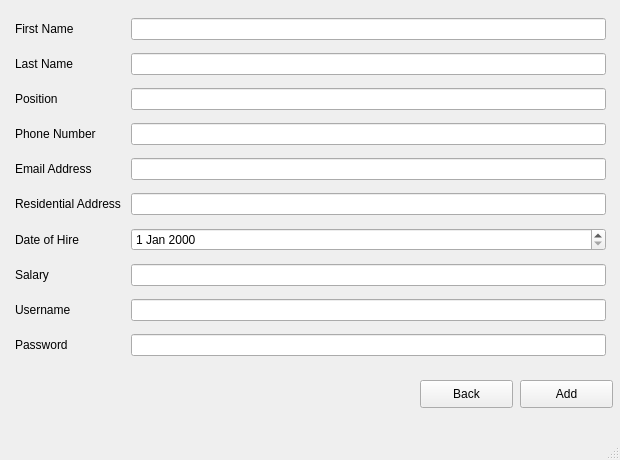
<?xml version="1.0" encoding="UTF-8"?>
<ui version="4.0">
 <class>MainWindow</class>
 <widget class="QMainWindow" name="MainWindow">
  <property name="geometry">
   <rect>
    <x>0</x>
    <y>0</y>
    <width>620</width>
    <height>460</height>
   </rect>
  </property>
  <property name="sizePolicy">
   <sizepolicy hsizetype="Fixed" vsizetype="Fixed">
    <horstretch>0</horstretch>
    <verstretch>0</verstretch>
   </sizepolicy>
  </property>
  <property name="windowTitle">
   <string>Add Staff</string>
  </property>
  <widget class="QWidget" name="centralwidget">
   <widget class="QPushButton" name="addStaffButton">
    <property name="geometry">
     <rect>
      <x>520</x>
      <y>380</y>
      <width>93</width>
      <height>28</height>
     </rect>
    </property>
    <property name="text">
     <string>Add</string>
    </property>
   </widget>
   <widget class="QPushButton" name="backButton">
    <property name="geometry">
     <rect>
      <x>420</x>
      <y>380</y>
      <width>93</width>
      <height>28</height>
     </rect>
    </property>
    <property name="text">
     <string>Back</string>
    </property>
   </widget>
   <widget class="QWidget" name="gridLayoutWidget">
    <property name="geometry">
     <rect>
      <x>10</x>
      <y>10</y>
      <width>601</width>
      <height>361</height>
     </rect>
    </property>
    <layout class="QGridLayout" name="gridLayout" rowstretch="0,0,0,0,0,0,0,0,0,0" columnstretch="0,0">
     <property name="leftMargin">
      <number>5</number>
     </property>
     <property name="rightMargin">
      <number>5</number>
     </property>
     <property name="horizontalSpacing">
      <number>10</number>
     </property>
     <property name="verticalSpacing">
      <number>5</number>
     </property>
     <item row="0" column="0">
      <widget class="QLabel" name="label_4">
       <property name="text">
        <string>First Name</string>
       </property>
      </widget>
     </item>
     <item row="0" column="1">
      <widget class="QLineEdit" name="lineEdit_7"/>
     </item>
     <item row="8" column="1">
      <widget class="QLineEdit" name="lineEdit_8"/>
     </item>
     <item row="5" column="0">
      <widget class="QLabel" name="label_2">
       <property name="text">
        <string>Residential Address</string>
       </property>
      </widget>
     </item>
     <item row="6" column="0">
      <widget class="QLabel" name="label">
       <property name="text">
        <string>Date of Hire</string>
       </property>
      </widget>
     </item>
     <item row="2" column="1">
      <widget class="QLineEdit" name="lineEdit_4"/>
     </item>
     <item row="6" column="1">
      <widget class="QDateEdit" name="dateEdit"/>
     </item>
     <item row="5" column="1">
      <widget class="QLineEdit" name="lineEdit"/>
     </item>
     <item row="1" column="0">
      <widget class="QLabel" name="label_5">
       <property name="text">
        <string>Last Name</string>
       </property>
      </widget>
     </item>
     <item row="1" column="1">
      <widget class="QLineEdit" name="lineEdit_3"/>
     </item>
     <item row="3" column="1">
      <widget class="QLineEdit" name="lineEdit_5"/>
     </item>
     <item row="3" column="0">
      <widget class="QLabel" name="label_9">
       <property name="text">
        <string>Phone Number</string>
       </property>
      </widget>
     </item>
     <item row="4" column="1">
      <widget class="QLineEdit" name="lineEdit_6"/>
     </item>
     <item row="2" column="0">
      <widget class="QLabel" name="label_6">
       <property name="text">
        <string>Position</string>
       </property>
      </widget>
     </item>
     <item row="4" column="0">
      <widget class="QLabel" name="label_8">
       <property name="text">
        <string>Email Address</string>
       </property>
      </widget>
     </item>
     <item row="7" column="1">
      <widget class="QLineEdit" name="lineEdit_2"/>
     </item>
     <item row="7" column="0">
      <widget class="QLabel" name="label_3">
       <property name="text">
        <string>Salary</string>
       </property>
      </widget>
     </item>
     <item row="9" column="1">
      <widget class="QLineEdit" name="lineEdit_9"/>
     </item>
     <item row="8" column="0">
      <widget class="QLabel" name="label_7">
       <property name="text">
        <string>Username</string>
       </property>
      </widget>
     </item>
     <item row="9" column="0">
      <widget class="QLabel" name="label_10">
       <property name="text">
        <string>Password</string>
       </property>
      </widget>
     </item>
    </layout>
   </widget>
  </widget>
  <widget class="QMenuBar" name="menubar">
   <property name="geometry">
    <rect>
     <x>0</x>
     <y>0</y>
     <width>620</width>
     <height>21</height>
    </rect>
   </property>
  </widget>
  <widget class="QStatusBar" name="statusbar"/>
 </widget>
 <resources/>
 <connections/>
</ui>
